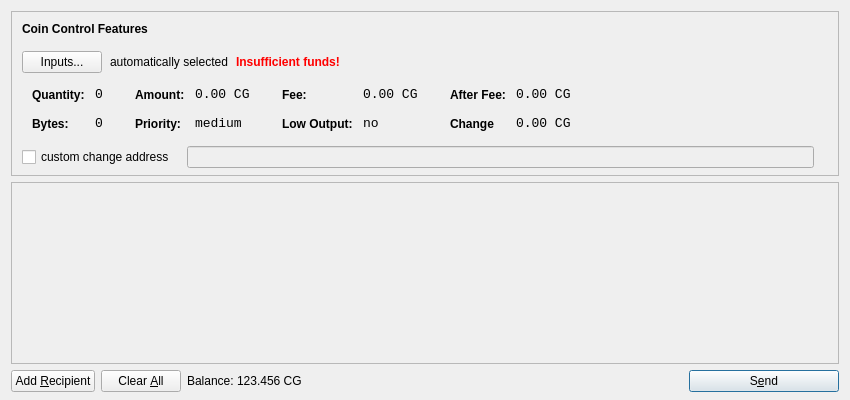
<?xml version="1.0" encoding="UTF-8"?>
<ui version="4.0">
 <class>SendCoinsDialog</class>
 <widget class="QDialog" name="SendCoinsDialog">
  <property name="geometry">
   <rect>
    <x>0</x>
    <y>0</y>
    <width>850</width>
    <height>400</height>
   </rect>
  </property>
  <property name="windowTitle">
   <string>Send Coins</string>
  </property>
  <layout class="QVBoxLayout" name="verticalLayout" stretch="0,1,0">
   <property name="bottomMargin">
    <number>8</number>
   </property>
   <item>
    <widget class="QFrame" name="frameCoinControl">
     <property name="sizePolicy">
      <sizepolicy hsizetype="Expanding" vsizetype="Expanding">
       <horstretch>0</horstretch>
       <verstretch>0</verstretch>
      </sizepolicy>
     </property>
     <property name="maximumSize">
      <size>
       <width>16777215</width>
       <height>16777215</height>
      </size>
     </property>
     <property name="frameShape">
      <enum>QFrame::StyledPanel</enum>
     </property>
     <property name="frameShadow">
      <enum>QFrame::Sunken</enum>
     </property>
     <layout class="QVBoxLayout" name="verticalLayoutCoinControl2">
      <property name="spacing">
       <number>-1</number>
      </property>
      <property name="leftMargin">
       <number>0</number>
      </property>
      <property name="topMargin">
       <number>0</number>
      </property>
      <property name="rightMargin">
       <number>0</number>
      </property>
      <property name="bottomMargin">
       <number>6</number>
      </property>
      <item>
       <layout class="QVBoxLayout" name="verticalLayoutCoinControl" stretch="0,0,0,0,1">
        <property name="spacing">
         <number>0</number>
        </property>
        <property name="leftMargin">
         <number>10</number>
        </property>
        <property name="topMargin">
         <number>10</number>
        </property>
        <item>
         <layout class="QHBoxLayout" name="horizontalLayoutCoinControl1">
          <property name="bottomMargin">
           <number>15</number>
          </property>
          <item>
           <widget class="QLabel" name="labelCoinControlFeatures">
            <property name="sizePolicy">
             <sizepolicy hsizetype="Preferred" vsizetype="Maximum">
              <horstretch>0</horstretch>
              <verstretch>0</verstretch>
             </sizepolicy>
            </property>
            <property name="font">
             <font>
              <weight>75</weight>
              <bold>true</bold>
             </font>
            </property>
            <property name="styleSheet">
             <string notr="true">font-weight:bold;</string>
            </property>
            <property name="text">
             <string>Coin Control Features</string>
            </property>
           </widget>
          </item>
         </layout>
        </item>
        <item>
         <layout class="QHBoxLayout" name="horizontalLayoutCoinControl2" stretch="0,0,0,0">
          <property name="spacing">
           <number>8</number>
          </property>
          <property name="bottomMargin">
           <number>10</number>
          </property>
          <item>
           <widget class="QPushButton" name="pushButtonCoinControl">
            <property name="styleSheet">
             <string notr="true"/>
            </property>
            <property name="text">
             <string>Inputs...</string>
            </property>
           </widget>
          </item>
          <item>
           <widget class="QLabel" name="labelCoinControlAutomaticallySelected">
            <property name="text">
             <string>automatically selected</string>
            </property>
            <property name="margin">
             <number>5</number>
            </property>
           </widget>
          </item>
          <item>
           <widget class="QLabel" name="labelCoinControlInsuffFunds">
            <property name="font">
             <font>
              <weight>75</weight>
              <bold>true</bold>
             </font>
            </property>
            <property name="styleSheet">
             <string notr="true">color:red;font-weight:bold;</string>
            </property>
            <property name="text">
             <string>Insufficient funds!</string>
            </property>
            <property name="margin">
             <number>5</number>
            </property>
           </widget>
          </item>
          <item>
           <spacer name="horizontalSpacerCoinControl">
            <property name="orientation">
             <enum>Qt::Horizontal</enum>
            </property>
            <property name="sizeHint" stdset="0">
             <size>
              <width>40</width>
              <height>1</height>
             </size>
            </property>
           </spacer>
          </item>
         </layout>
        </item>
        <item>
         <widget class="QWidget" name="widgetCoinControl" native="true">
          <property name="sizePolicy">
           <sizepolicy hsizetype="Preferred" vsizetype="Preferred">
            <horstretch>0</horstretch>
            <verstretch>0</verstretch>
           </sizepolicy>
          </property>
          <property name="minimumSize">
           <size>
            <width>0</width>
            <height>0</height>
           </size>
          </property>
          <property name="styleSheet">
           <string notr="true"/>
          </property>
          <layout class="QHBoxLayout" name="horizontalLayoutCoinControl5">
           <property name="margin">
            <number>0</number>
           </property>
           <item>
            <layout class="QHBoxLayout" name="horizontalLayoutCoinControl3" stretch="0,0,0,1">
             <property name="spacing">
              <number>20</number>
             </property>
             <property name="topMargin">
              <number>0</number>
             </property>
             <property name="bottomMargin">
              <number>10</number>
             </property>
             <item>
              <layout class="QFormLayout" name="formLayoutCoinControl1">
               <property name="horizontalSpacing">
                <number>10</number>
               </property>
               <property name="verticalSpacing">
                <number>14</number>
               </property>
               <property name="leftMargin">
                <number>10</number>
               </property>
               <property name="topMargin">
                <number>4</number>
               </property>
               <property name="rightMargin">
                <number>6</number>
               </property>
               <item row="0" column="0">
                <widget class="QLabel" name="labelCoinControlQuantityText">
                 <property name="styleSheet">
                  <string notr="true">font-weight:bold;</string>
                 </property>
                 <property name="text">
                  <string>Quantity:</string>
                 </property>
                 <property name="margin">
                  <number>0</number>
                 </property>
                </widget>
               </item>
               <item row="0" column="1">
                <widget class="QLabel" name="labelCoinControlQuantity">
                 <property name="font">
                  <font>
                   <family>Monospace</family>
                   <pointsize>10</pointsize>
                  </font>
                 </property>
                 <property name="cursor">
                  <cursorShape>IBeamCursor</cursorShape>
                 </property>
                 <property name="contextMenuPolicy">
                  <enum>Qt::ActionsContextMenu</enum>
                 </property>
                 <property name="text">
                  <string>0</string>
                 </property>
                 <property name="margin">
                  <number>0</number>
                 </property>
                 <property name="textInteractionFlags">
                  <set>Qt::LinksAccessibleByMouse|Qt::TextSelectableByKeyboard|Qt::TextSelectableByMouse</set>
                 </property>
                </widget>
               </item>
               <item row="1" column="0">
                <widget class="QLabel" name="labelCoinControlBytesText">
                 <property name="styleSheet">
                  <string notr="true">font-weight:bold;</string>
                 </property>
                 <property name="text">
                  <string>Bytes:</string>
                 </property>
                </widget>
               </item>
               <item row="1" column="1">
                <widget class="QLabel" name="labelCoinControlBytes">
                 <property name="font">
                  <font>
                   <family>Monospace</family>
                   <pointsize>10</pointsize>
                  </font>
                 </property>
                 <property name="cursor">
                  <cursorShape>IBeamCursor</cursorShape>
                 </property>
                 <property name="contextMenuPolicy">
                  <enum>Qt::ActionsContextMenu</enum>
                 </property>
                 <property name="text">
                  <string>0</string>
                 </property>
                 <property name="textInteractionFlags">
                  <set>Qt::LinksAccessibleByMouse|Qt::TextSelectableByKeyboard|Qt::TextSelectableByMouse</set>
                 </property>
                </widget>
               </item>
              </layout>
             </item>
             <item>
              <layout class="QFormLayout" name="formLayoutCoinControl2">
               <property name="horizontalSpacing">
                <number>10</number>
               </property>
               <property name="verticalSpacing">
                <number>14</number>
               </property>
               <property name="leftMargin">
                <number>6</number>
               </property>
               <property name="topMargin">
                <number>4</number>
               </property>
               <property name="rightMargin">
                <number>6</number>
               </property>
               <item row="0" column="0">
                <widget class="QLabel" name="labelCoinControlAmountText">
                 <property name="styleSheet">
                  <string notr="true">font-weight:bold;</string>
                 </property>
                 <property name="text">
                  <string>Amount:</string>
                 </property>
                 <property name="margin">
                  <number>0</number>
                 </property>
                </widget>
               </item>
               <item row="0" column="1">
                <widget class="QLabel" name="labelCoinControlAmount">
                 <property name="font">
                  <font>
                   <family>Monospace</family>
                   <pointsize>10</pointsize>
                  </font>
                 </property>
                 <property name="cursor">
                  <cursorShape>IBeamCursor</cursorShape>
                 </property>
                 <property name="contextMenuPolicy">
                  <enum>Qt::ActionsContextMenu</enum>
                 </property>
                 <property name="text">
                  <string>0.00 CG</string>
                 </property>
                 <property name="textInteractionFlags">
                  <set>Qt::LinksAccessibleByMouse|Qt::TextSelectableByKeyboard|Qt::TextSelectableByMouse</set>
                 </property>
                </widget>
               </item>
               <item row="1" column="0">
                <widget class="QLabel" name="labelCoinControlPriorityText">
                 <property name="styleSheet">
                  <string notr="true">font-weight:bold;</string>
                 </property>
                 <property name="text">
                  <string>Priority:</string>
                 </property>
                </widget>
               </item>
               <item row="1" column="1">
                <widget class="QLabel" name="labelCoinControlPriority">
                 <property name="font">
                  <font>
                   <family>Monospace</family>
                   <pointsize>10</pointsize>
                  </font>
                 </property>
                 <property name="cursor">
                  <cursorShape>IBeamCursor</cursorShape>
                 </property>
                 <property name="contextMenuPolicy">
                  <enum>Qt::ActionsContextMenu</enum>
                 </property>
                 <property name="text">
                  <string>medium</string>
                 </property>
                 <property name="textInteractionFlags">
                  <set>Qt::LinksAccessibleByMouse|Qt::TextSelectableByKeyboard|Qt::TextSelectableByMouse</set>
                 </property>
                </widget>
               </item>
              </layout>
             </item>
             <item>
              <layout class="QFormLayout" name="formLayoutCoinControl3">
               <property name="horizontalSpacing">
                <number>10</number>
               </property>
               <property name="verticalSpacing">
                <number>14</number>
               </property>
               <property name="leftMargin">
                <number>6</number>
               </property>
               <property name="topMargin">
                <number>4</number>
               </property>
               <property name="rightMargin">
                <number>6</number>
               </property>
               <item row="0" column="0">
                <widget class="QLabel" name="labelCoinControlFeeText">
                 <property name="styleSheet">
                  <string notr="true">font-weight:bold;</string>
                 </property>
                 <property name="text">
                  <string>Fee:</string>
                 </property>
                 <property name="margin">
                  <number>0</number>
                 </property>
                </widget>
               </item>
               <item row="0" column="1">
                <widget class="QLabel" name="labelCoinControlFee">
                 <property name="font">
                  <font>
                   <family>Monospace</family>
                   <pointsize>10</pointsize>
                  </font>
                 </property>
                 <property name="cursor">
                  <cursorShape>IBeamCursor</cursorShape>
                 </property>
                 <property name="contextMenuPolicy">
                  <enum>Qt::ActionsContextMenu</enum>
                 </property>
                 <property name="text">
                  <string>0.00 CG</string>
                 </property>
                 <property name="textInteractionFlags">
                  <set>Qt::LinksAccessibleByMouse|Qt::TextSelectableByKeyboard|Qt::TextSelectableByMouse</set>
                 </property>
                </widget>
               </item>
               <item row="1" column="0">
                <widget class="QLabel" name="labelCoinControlLowOutputText">
                 <property name="styleSheet">
                  <string notr="true">font-weight:bold;</string>
                 </property>
                 <property name="text">
                  <string>Low Output:</string>
                 </property>
                </widget>
               </item>
               <item row="1" column="1">
                <widget class="QLabel" name="labelCoinControlLowOutput">
                 <property name="font">
                  <font>
                   <family>Monospace</family>
                   <pointsize>10</pointsize>
                  </font>
                 </property>
                 <property name="cursor">
                  <cursorShape>IBeamCursor</cursorShape>
                 </property>
                 <property name="contextMenuPolicy">
                  <enum>Qt::ActionsContextMenu</enum>
                 </property>
                 <property name="text">
                  <string>no</string>
                 </property>
                 <property name="textInteractionFlags">
                  <set>Qt::LinksAccessibleByMouse|Qt::TextSelectableByKeyboard|Qt::TextSelectableByMouse</set>
                 </property>
                </widget>
               </item>
              </layout>
             </item>
             <item>
              <layout class="QFormLayout" name="formLayoutCoinControl4">
               <property name="horizontalSpacing">
                <number>10</number>
               </property>
               <property name="verticalSpacing">
                <number>14</number>
               </property>
               <property name="leftMargin">
                <number>6</number>
               </property>
               <property name="topMargin">
                <number>4</number>
               </property>
               <property name="rightMargin">
                <number>6</number>
               </property>
               <item row="0" column="0">
                <widget class="QLabel" name="labelCoinControlAfterFeeText">
                 <property name="styleSheet">
                  <string notr="true">font-weight:bold;</string>
                 </property>
                 <property name="text">
                  <string>After Fee:</string>
                 </property>
                 <property name="margin">
                  <number>0</number>
                 </property>
                </widget>
               </item>
               <item row="0" column="1">
                <widget class="QLabel" name="labelCoinControlAfterFee">
                 <property name="font">
                  <font>
                   <family>Monospace</family>
                   <pointsize>10</pointsize>
                  </font>
                 </property>
                 <property name="cursor">
                  <cursorShape>IBeamCursor</cursorShape>
                 </property>
                 <property name="contextMenuPolicy">
                  <enum>Qt::ActionsContextMenu</enum>
                 </property>
                 <property name="text">
                  <string>0.00 CG</string>
                 </property>
                 <property name="textInteractionFlags">
                  <set>Qt::LinksAccessibleByMouse|Qt::TextSelectableByKeyboard|Qt::TextSelectableByMouse</set>
                 </property>
                </widget>
               </item>
               <item row="1" column="0">
                <widget class="QLabel" name="labelCoinControlChangeText">
                 <property name="styleSheet">
                  <string notr="true">font-weight:bold;</string>
                 </property>
                 <property name="text">
                  <string>Change</string>
                 </property>
                </widget>
               </item>
               <item row="1" column="1">
                <widget class="QLabel" name="labelCoinControlChange">
                 <property name="font">
                  <font>
                   <family>Monospace</family>
                   <pointsize>10</pointsize>
                  </font>
                 </property>
                 <property name="cursor">
                  <cursorShape>IBeamCursor</cursorShape>
                 </property>
                 <property name="contextMenuPolicy">
                  <enum>Qt::ActionsContextMenu</enum>
                 </property>
                 <property name="text">
                  <string>0.00 CG</string>
                 </property>
                 <property name="textInteractionFlags">
                  <set>Qt::LinksAccessibleByMouse|Qt::TextSelectableByKeyboard|Qt::TextSelectableByMouse</set>
                 </property>
                </widget>
               </item>
              </layout>
             </item>
            </layout>
           </item>
          </layout>
         </widget>
        </item>
        <item>
         <layout class="QHBoxLayout" name="horizontalLayoutCoinControl4" stretch="0,0,0">
          <property name="spacing">
           <number>12</number>
          </property>
          <property name="sizeConstraint">
           <enum>QLayout::SetDefaultConstraint</enum>
          </property>
          <property name="topMargin">
           <number>5</number>
          </property>
          <property name="rightMargin">
           <number>5</number>
          </property>
          <item>
           <widget class="QCheckBox" name="checkBoxCoinControlChange">
            <property name="text">
             <string>custom change address</string>
            </property>
           </widget>
          </item>
          <item>
           <widget class="QLineEdit" name="lineEditCoinControlChange">
            <property name="enabled">
             <bool>false</bool>
            </property>
            <property name="sizePolicy">
             <sizepolicy hsizetype="Expanding" vsizetype="Fixed">
              <horstretch>0</horstretch>
              <verstretch>0</verstretch>
             </sizepolicy>
            </property>
           </widget>
          </item>
          <item>
           <widget class="QLabel" name="labelCoinControlChangeLabel">
            <property name="sizePolicy">
             <sizepolicy hsizetype="Preferred" vsizetype="Expanding">
              <horstretch>0</horstretch>
              <verstretch>0</verstretch>
             </sizepolicy>
            </property>
            <property name="minimumSize">
             <size>
              <width>0</width>
              <height>0</height>
             </size>
            </property>
            <property name="text">
             <string/>
            </property>
            <property name="margin">
             <number>3</number>
            </property>
           </widget>
          </item>
         </layout>
        </item>
        <item>
         <spacer name="verticalSpacerCoinControl">
          <property name="orientation">
           <enum>Qt::Vertical</enum>
          </property>
          <property name="sizeHint" stdset="0">
           <size>
            <width>800</width>
            <height>1</height>
           </size>
          </property>
         </spacer>
        </item>
       </layout>
      </item>
     </layout>
    </widget>
   </item>
   <item>
    <widget class="QScrollArea" name="scrollArea">
     <property name="widgetResizable">
      <bool>true</bool>
     </property>
     <widget class="QWidget" name="scrollAreaWidgetContents">
      <property name="geometry">
       <rect>
        <x>0</x>
        <y>0</y>
        <width>830</width>
        <height>165</height>
       </rect>
      </property>
      <layout class="QVBoxLayout" name="verticalLayout_2">
       <property name="margin">
        <number>0</number>
       </property>
       <item>
        <layout class="QVBoxLayout" name="entries">
         <property name="spacing">
          <number>6</number>
         </property>
        </layout>
       </item>
       <item>
        <spacer name="verticalSpacer">
         <property name="orientation">
          <enum>Qt::Vertical</enum>
         </property>
         <property name="sizeHint" stdset="0">
          <size>
           <width>20</width>
           <height>40</height>
          </size>
         </property>
        </spacer>
       </item>
      </layout>
     </widget>
    </widget>
   </item>
   <item>
    <layout class="QHBoxLayout" name="horizontalLayout">
     <item>
      <widget class="QPushButton" name="addButton">
       <property name="toolTip">
        <string>Send to multiple recipients at once</string>
       </property>
       <property name="text">
        <string>Add &amp;Recipient</string>
       </property>
       <property name="icon">
        <iconset resource="../bitcoin.qrc">
         <normaloff>:/icons/add</normaloff>:/icons/add</iconset>
       </property>
       <property name="autoDefault">
        <bool>false</bool>
       </property>
      </widget>
     </item>
     <item>
      <widget class="QPushButton" name="clearButton">
       <property name="sizePolicy">
        <sizepolicy hsizetype="Minimum" vsizetype="Fixed">
         <horstretch>0</horstretch>
         <verstretch>0</verstretch>
        </sizepolicy>
       </property>
       <property name="toolTip">
        <string>Remove all transaction fields</string>
       </property>
       <property name="text">
        <string>Clear &amp;All</string>
       </property>
       <property name="icon">
        <iconset resource="../bitcoin.qrc">
         <normaloff>:/icons/remove</normaloff>:/icons/remove</iconset>
       </property>
       <property name="autoRepeatDelay">
        <number>300</number>
       </property>
       <property name="autoDefault">
        <bool>false</bool>
       </property>
      </widget>
     </item>
     <item>
      <layout class="QHBoxLayout" name="horizontalLayout_2">
       <property name="spacing">
        <number>3</number>
       </property>
       <item>
        <widget class="QLabel" name="label">
         <property name="sizePolicy">
          <sizepolicy hsizetype="Preferred" vsizetype="Fixed">
           <horstretch>0</horstretch>
           <verstretch>0</verstretch>
          </sizepolicy>
         </property>
         <property name="text">
          <string>Balance:</string>
         </property>
        </widget>
       </item>
       <item>
        <widget class="QLabel" name="labelBalance">
         <property name="sizePolicy">
          <sizepolicy hsizetype="Preferred" vsizetype="Fixed">
           <horstretch>0</horstretch>
           <verstretch>0</verstretch>
          </sizepolicy>
         </property>
         <property name="cursor">
          <cursorShape>IBeamCursor</cursorShape>
         </property>
         <property name="text">
          <string>123.456 CG</string>
         </property>
         <property name="textInteractionFlags">
          <set>Qt::LinksAccessibleByMouse|Qt::TextSelectableByKeyboard|Qt::TextSelectableByMouse</set>
         </property>
        </widget>
       </item>
      </layout>
     </item>
     <item>
      <spacer name="horizontalSpacer">
       <property name="orientation">
        <enum>Qt::Horizontal</enum>
       </property>
       <property name="sizeHint" stdset="0">
        <size>
         <width>40</width>
         <height>20</height>
        </size>
       </property>
      </spacer>
     </item>
     <item>
      <widget class="QPushButton" name="sendButton">
       <property name="minimumSize">
        <size>
         <width>150</width>
         <height>0</height>
        </size>
       </property>
       <property name="toolTip">
        <string>Confirm the send action</string>
       </property>
       <property name="text">
        <string>S&amp;end</string>
       </property>
       <property name="icon">
        <iconset resource="../bitcoin.qrc">
         <normaloff>:/icons/send</normaloff>:/icons/send</iconset>
       </property>
       <property name="default">
        <bool>true</bool>
       </property>
      </widget>
     </item>
    </layout>
   </item>
  </layout>
 </widget>
 <resources>
  <include location="../bitcoin.qrc"/>
 </resources>
 <connections/>
</ui>
